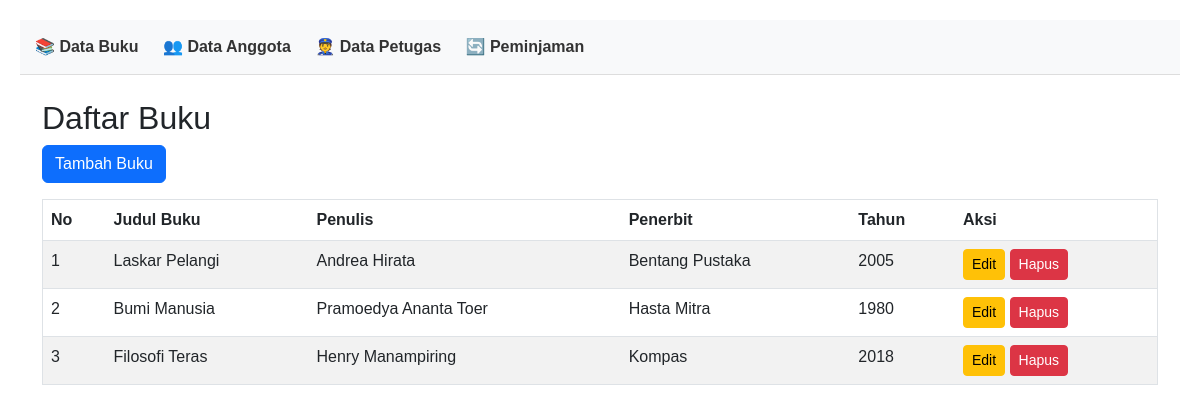
The page / on the database its author committed.
### tables this page shows
CREATE TABLE `buku` (
  `id` int(11) NOT NULL,
  `judul_buku` varchar(255) NOT NULL,
  `penulis` varchar(100) NOT NULL,
  `penerbit` varchar(100) NOT NULL,
  `tahun_terbit` int(4) NOT NULL
);

### models/Buku.php (called while the page is built, shortened)
<?php
require_once 'config/Database.php';
class Buku
{
    private $conn;
    private $table = 'buku';
    public function __construct()
    {
        $database = new Database();
        $this->conn = $database->getConnection();
    }
    public function getAll()
    {
        $query = "SELECT * FROM " . $this->table;
        $stmt = $this->conn->prepare($query);
        $stmt->execute();
        return $stmt->fetchAll(PDO::FETCH_ASSOC);
    }
}

### config/Database.php (called while the page is built, shortened)
<?php
class Database
{
    private $host = "localhost";
    private $database = "perpustakaan";
    private $username = "root";
    private $password = "";
    public function getConnection()
    {
        $this->conn = null;
        try {
            $this->conn = new PDO("mysql:host=" . $this->host . ";dbname=" . $this->database, $this->username, $this->password);
            $this->conn->setAttribute(PDO::ATTR_ERRMODE, PDO::ERRMODE_EXCEPTION);
        } catch (PDOException $exception) {
            echo "Connection error: " . $exception->getMessage();
        }
        return $this->conn;
    }
}

### viewmodels/BukuViewModel.php (called while the page is built, shortened)
<?php
require_once 'models/Buku.php';
class BukuViewModel
{
    private $bukuModel;
    public function __construct()
    {
        $this->bukuModel = new Buku();
    }
    public function getBukuList()
    {
        return $this->bukuModel->getAll();
    }
}

### views/buku_list.php (the view)
<?php
require_once 'views/template/header.php';
?>
<div class="container">
    <h2 class="mt-4">Daftar Buku</h2>
    <a href="index.php?entity=buku&action=add" class="btn btn-primary mb-3">Tambah Buku</a>
    <table class="w-full border table table-striped">
        <thead>
            <tr>
                <th>No</th>
                <th>Judul Buku</th>
                <th>Penulis</th>
                <th>Penerbit</th>
                <th>Tahun</th>
                <th>Aksi</th>
            </tr>
        </thead>
        <tbody>
            <?php $no = 1; foreach ($bukuList as $buku): ?>
                <tr>
                    <td><?php echo $no++; ?></td>
                    <td><?php echo htmlspecialchars($buku['judul_buku']); ?></td>
                    <td><?php echo htmlspecialchars($buku['penulis']); ?></td>
                    <td><?php echo htmlspecialchars($buku['penerbit']); ?></td>
                    <td><?php echo htmlspecialchars($buku['tahun_terbit']); ?></td>
                    <td>
                        <a href="index.php?entity=buku&action=edit&id=<?php echo $buku['id']; ?>" class="btn btn-warning btn-sm">Edit</a>
                        <a href="index.php?entity=buku&action=delete&id=<?php echo $buku['id']; ?>" class="btn btn-danger btn-sm" onclick="return confirm('Yakin ingin menghapus buku ini?');">Hapus</a>
                    </td>
                </tr>
            <?php endforeach; ?>
        </tbody>
    </table>
</div>
<?php
require_once 'views/template/footer.php';
?>

### index.php (shortened to what this page needs)
<?php
require_once 'viewmodels/BukuViewModel.php';
$entity = isset($_GET['entity']) ? $_GET['entity'] : 'buku';
$action = isset($_GET['action']) ? $_GET['action'] : 'list';
if ($entity === 'buku') {
    $bukuVM = new BukuViewModel();
    switch ($action) {
        case 'list':
            $bukuList = $bukuVM->getBukuList();
            require_once 'views/buku_list.php';
            break;
    }
} else {
    echo "Entity tidak ditemukan / Halaman tidak ada.";
}
?>

### views/template/header.php (shortened to what this page needs)
<!DOCTYPE html>
<html lang="id">
<head>
    <link href="https://cdn.jsdelivr.net/npm/bootstrap@5.3.0/dist/css/bootstrap.min.css" rel="stylesheet">
</head>
<body>
    <nav>
        <a href="index.php?entity=buku">📚 Data Buku</a>
        <a href="index.php?entity=anggota">👥 Data Anggota</a>
        <a href="index.php?entity=petugas">👮 Data Petugas</a>
        <a href="index.php?entity=peminjaman">🔄 Peminjaman</a>
    </nav>
    <div class="content">

### views/template/footer.php
</body>
</html>

### views/template/header.php (style rules this page uses)
body { padding: 20px; font-family: sans-serif; }
nav { background: #f8f9fa; padding: 15px; margin-bottom: 20px; border-bottom: 1px solid #ddd; }
nav a { margin-right: 20px; text-decoration: none; color: #333; font-weight: bold; }

### rows shown on the page
buku: judul_buku "Laskar Pelangi", penulis "Andrea Hirata", penerbit "Bentang Pustaka", tahun_terbit "2005"
buku: judul_buku "Bumi Manusia", penulis "Pramoedya Ananta Toer", penerbit "Hasta Mitra", tahun_terbit "1980"
buku: judul_buku "Filosofi Teras", penulis "Henry Manampiring", penerbit "Kompas", tahun_terbit "2018"
